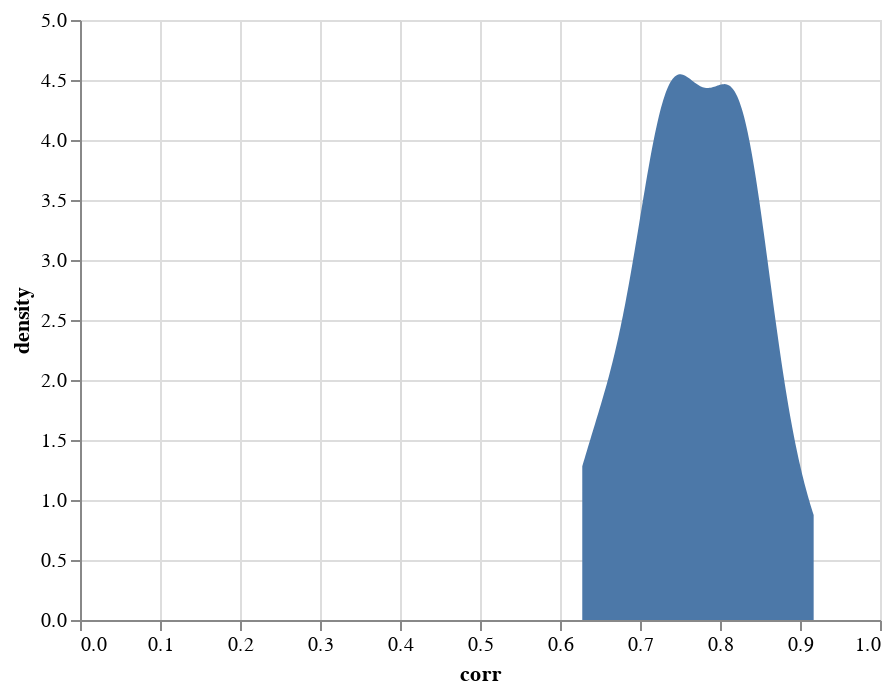

Write notebook code for a chart like this one.
### Code cell
alt.Chart(pd.DataFrame({'corr':confirmed_correlations})).transform_density('corr',as_=['corr','density']).mark_area().encode(
    x=alt.X('corr:Q',scale=alt.Scale(domain=[0,1])),
    y='density:Q'
)

### Figure 1 — Vega-Lite specification as saved in the notebook (floating-point values rounded to 4 significant figures)
{"config": {"view": {"continuousWidth": 400, "continuousHeight": 300}}, "data": {"name": "data-c9b16bbe591f2a7e8bfe318a355552de"}, "mark": "area", "encoding": {"x": {"type": "quantitative", "field": "corr", "scale": {"domain": [0, 1]}}, "y": {"type": "quantitative", "field": "density"}}, "transform": [{"density": "corr", "as": ["corr", "density"]}], "$schema": "https://vega.github.io/schema/vega-lite/v4.8.1.json", "datasets": {"data-c9b16bbe591f2a7e8bfe318a355552de": [{"corr": 0.8212}, {"corr": 0.8549}, {"corr": 0.7402}, {"corr": 0.8204}, {"corr": 0.6427}, {"corr": 0.7216}, {"corr": 0.7593}, {"corr": 0.8137}, {"corr": 0.7648}, {"corr": 0.84}, {"corr": 0.8187}, {"corr": 0.8312}, {"corr": 0.7533}, {"corr": 0.7605}, {"corr": 0.6278}, {"corr": 0.7216}, {"corr": 0.8158}, {"corr": 0.7355}, {"corr": 0.8173}, {"corr": 0.7413}, {"corr": 0.9171}, {"corr": 0.7315}, {"corr": 0.8102}, {"corr": 0.8917}, {"corr": 0.8285}, {"corr": 0.6517}, {"corr": 0.8378}, {"corr": 0.7104}, {"corr": 0.699}, {"corr": 0.6625}, {"corr": 0.753}, {"corr": 0.7197}]}}
